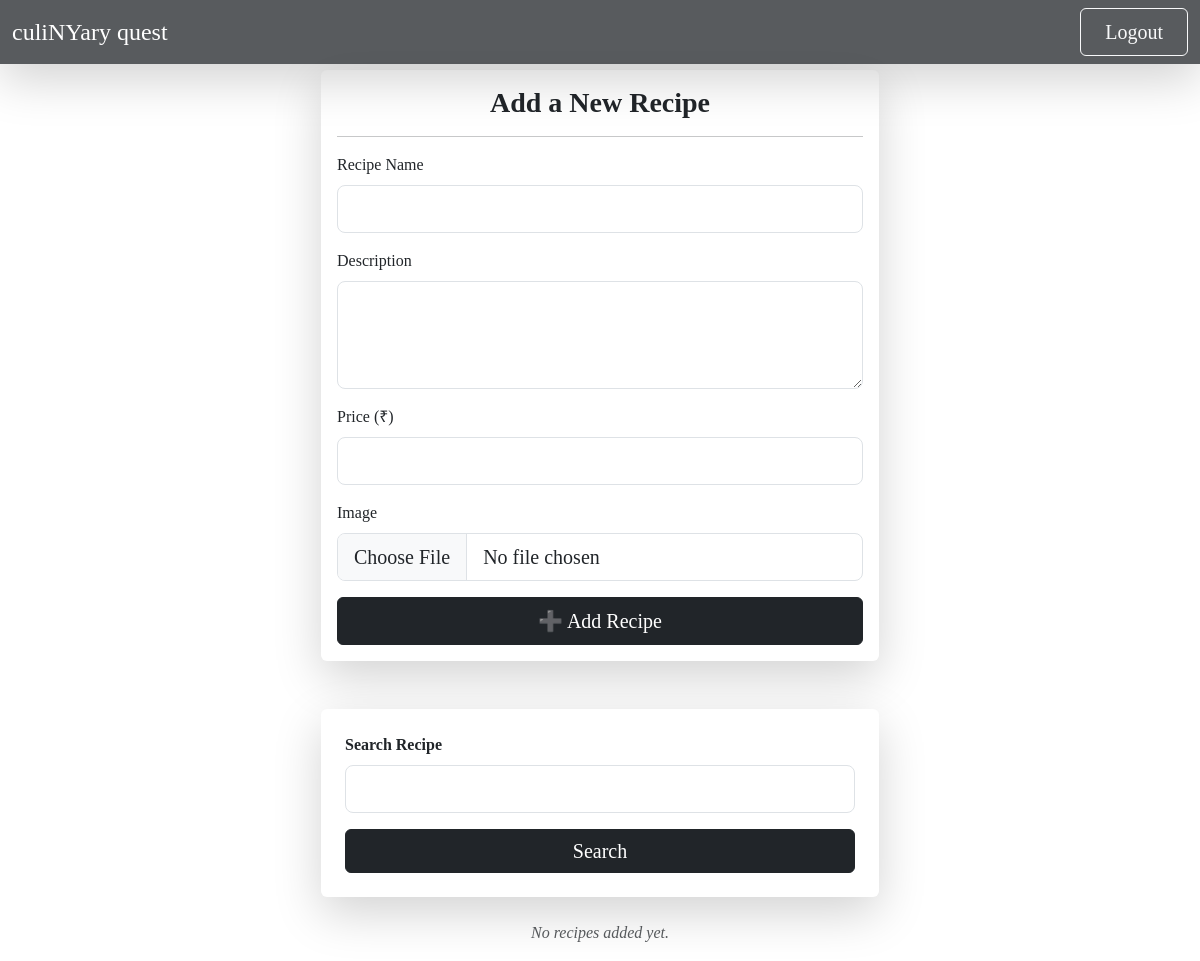
The app's page /receipes/ (signed in), older data.
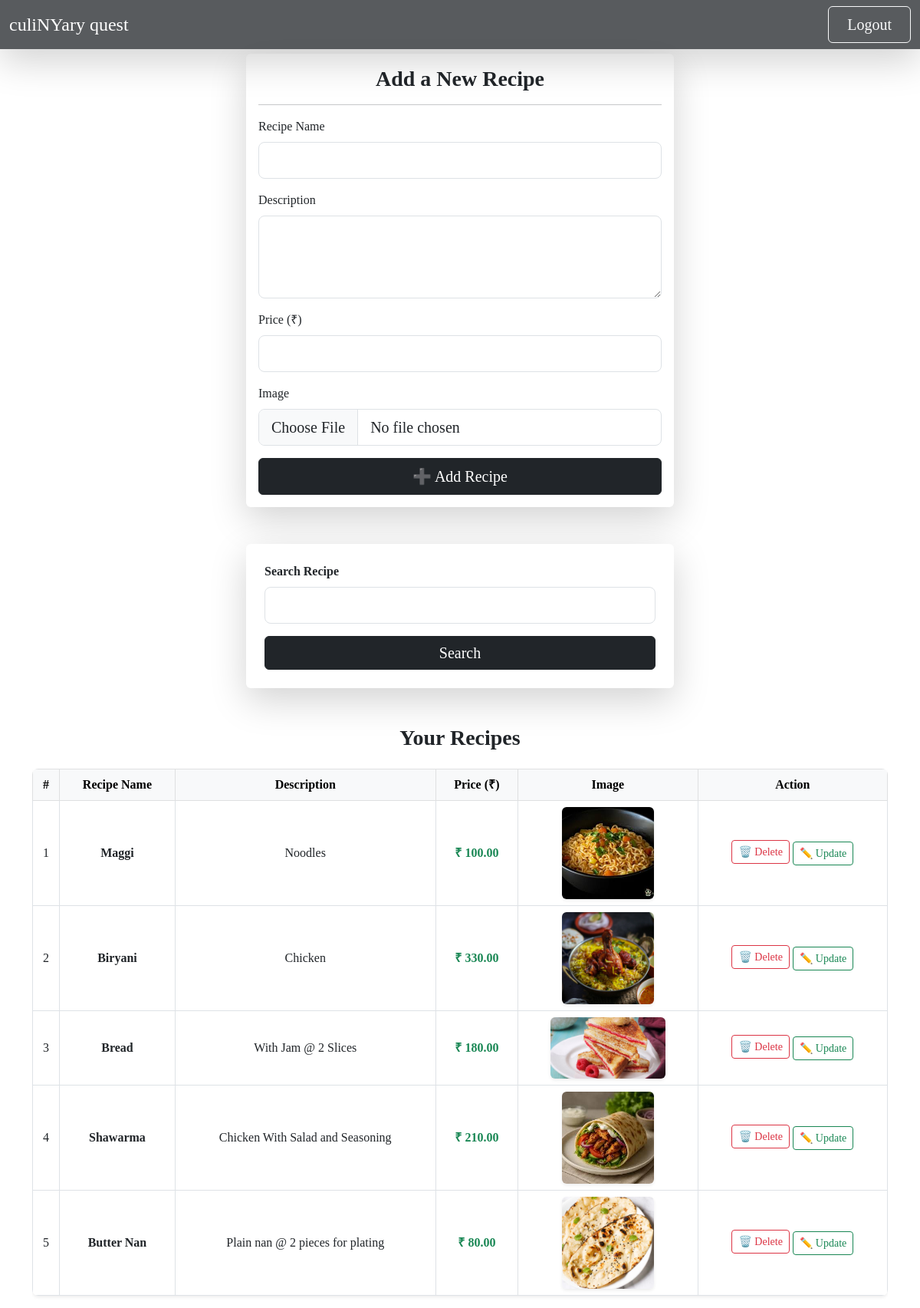
The same page, newer data.
### vege/models.py (models this page shows, shortened)
class Recepie(models.Model):
    user = models.ForeignKey(User, on_delete=models.SET_NULL, null=True, blank=True)
    receipe_name = models.CharField(max_length=100)
    receipe_description = models.TextField()
    receipe_image = models.ImageField(upload_to="receipes/", null=True, blank=True)
    receipe_price = models.DecimalField(max_digits=6, decimal_places=2, null=True, blank=True)  # New Field

### vege/views.py (the view)
# urls.py: path('receipes/', receipes, name="receipes"),
@login_required
def receipes(request):
    if request.method == "POST":
        if "search" in request.POST:
            search_query = request.POST.get("search")
            receipes = Recepie.objects.filter(receipe_name__icontains=search_query, user=request.user)
        else:
            name = request.POST.get("receipe_name")
            desc = request.POST.get("receipe_description")
            price = request.POST.get("receipe_price") or 0
            image = request.FILES.get("receipe_image")
            Recepie.objects.create(
                user=request.user,
                receipe_name=name,
                receipe_description=desc,
                receipe_price=price,
                receipe_image=image
            )
            return redirect("receipes")
    else:
        receipes = Recepie.objects.filter(user=request.user)
    return render(request, "receipes.html", {"receipes": receipes})

### vege/templates/receipes.html (shortened to what this page needs)
{% extends "base.html" %}
{% block start %}
<div class="container mt-5">
  <div class="col-lg-6 col-md-8 col-sm-12 mx-auto">
    <div class="card card-3d shadow-lg border-0">
      <div class="card-body">
        <h3 class="card-title text-center fw-bold"> Add a New Recipe</h3>
        <hr>
        <form method="post" enctype="multipart/form-data" class="needs-validation" novalidate>
          <div class="mb-3">
            <label for="receipe_name" class="form-label">Recipe Name</label>
            <input name="receipe_name" required type="text" class="form-control form-control-lg" id="receipe_name">
          </div>
          <div class="mb-3">
            <label for="receipe_description" class="form-label">Description</label>
            <textarea class="form-control form-control-lg" name="receipe_description" required id="receipe_description" rows="3"></textarea>
          </div>
          <div class="mb-3">
            <label for="receipe_price" class="form-label">Price (₹)</label>
            <input name="receipe_price" required type="number" step="0.01" class="form-control form-control-lg" id="receipe_price">
          </div>
          <div class="mb-3">
            <label for="receipe_image" class="form-label">Image</label>
            <input name="receipe_image" type="file" class="form-control form-control-lg" id="receipe_image">
          </div>
          <button type="submit" class="btn btn-dark w-100 py-2 fs-5 btn-animated">➕ Add Recipe</button>
        </form>
      </div>
    </div>
  </div>
  <div class="mt-5">
    <div class="mx-auto col-6">
      <form method="post" class="card shadow-lg p-4 card-3d bg-white border-0">
        <div class="mb-3">
          <label for="searchInput" class="form-label fw-bold">Search Recipe</label>
          <input
            name="search"
            id="searchInput"
            required
            type="text"
            class="form-control form-control-lg"
            style="font-family: 'Times New Roman', Times, serif;"
          >
        </div>
        <button type="submit" class="btn btn-dark w-100 btn-animated fs-5">Search</button>
      </form>
    </div>
  </div>
  {% if receipes %}
  <div class="mt-5">
    <h3 class="text-center mb-4 fw-semibold">Your Recipes</h3>
    <div class="table-responsive">
      <table class="table table-bordered table-hover align-middle text-center shadow-sm rounded-3 overflow-hidden">
        <thead class="table-light">
          <tr>
            <th>#</th>
            <th>Recipe Name</th>
            <th>Description</th>
            <th>Price (₹)</th>
            <th>Image</th>
            <th>Action</th>
          </tr>
        </thead>
        <tbody>
          {% for receipe in receipes %}
          <tr>
            <td>{{ forloop.counter }}</td>
            <td class="fw-bold">{{ receipe.receipe_name }}</td>
            <td style="max-width: 300px;">{{ receipe.receipe_description }}</td>
            <td class="fw-semibold text-success">₹ {{ receipe.receipe_price }}</td>
            <td>
              {% if receipe.receipe_image %}
              <img src="{{ receipe.receipe_image.url }}" class="img-fluid rounded shadow-sm" style="max-height: 120px; max-width: 150px;" alt="Recipe Image">
              {% else %}
              <span class="text-muted">No image</span>
              {% endif %}
            </td>
            <td>
              <a href="{% url 'delete_receipe' receipe.id %}" class="btn btn-outline-danger btn-sm mb-1 btn-animated">🗑️ Delete</a>
              <a href="{% url 'update_receipe' receipe.id %}" class="btn btn-outline-success btn-sm btn-animated">✏️ Update</a>
            </td>
          </tr>
          {% endfor %}
        </tbody>
      </table>
    </div>
  </div>
  {% else %}
  <div class="text-center text-muted mt-4">
    <p><i>No recipes added yet.</i></p>
  </div>
  {% endif %}
</div>
{% endblock %}

Row changes from the older to the newer data that the page shows:
added Recepie: receipe_name "Maggi", receipe_description "Noodles", receipe_price "100.00", receipe_image (picture)
added Recepie: receipe_name "Biryani", receipe_description "Chicken", receipe_price "330.00", receipe_image (picture)
added Recepie: receipe_name "Bread", receipe_description "With Jam @ 2 Slices", receipe_price "180.00", receipe_image (picture)
added Recepie: receipe_name "Shawarma", receipe_description "Chicken With Salad and Seasoning", receipe_price "210.00", receipe_image (picture)
added Recepie: receipe_name "Butter Nan", receipe_description "Plain nan @ 2 pieces for plating", receipe_price "80.00", receipe_image (picture)
Text that changed along with them:
text no longer shown: "No recipes added yet."
text now shown: "Your Recipes # Recipe Name Description Price (₹) Image Action"
